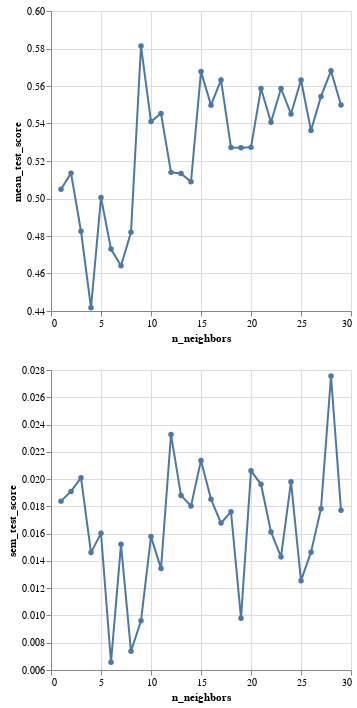

The code cell stored with this chart in its notebook:
### Markdown cell above
We will check the cross-validation accuracy estimate and the standard error for the K values from 1 to 29.

### Code cell
accuracies_grid_restbp_chol = pd.DataFrame(
    tune_grid_restbp_chol.fit(X_train_restbp_chol, y).cv_results_
)

accuracies_restbp_chol = accuracies_grid_restbp_chol[["param_kneighborsclassifier__n_neighbors", "mean_test_score", "std_test_score"]
              ].assign(
                  sem_test_score = accuracies_grid_restbp_chol["std_test_score"] / 10**(1/2)
              ).rename(
                  columns = {"param_kneighborsclassifier__n_neighbors" : "n_neighbors"}
              ).drop(
                  columns = ["std_test_score"]
              )

accuracy_k_grid_restbp_chol = (
    alt.Chart(accuracies_restbp_chol)
    .mark_line(point=True)
    .encode(
      alt.X(alt.repeat("column"), type='quantitative'),
      alt.Y(alt.repeat("row"), type='quantitative', scale=alt.Scale(zero=False)),
    )
    .properties(width=300, height=300)
    .repeat(
      row=['mean_test_score', 'sem_test_score'],
      column=['n_neighbors']
    )
)
accuracy_k_grid_restbp_chol

### Figure 1 — Vega-Lite specification as saved in the notebook (floating-point values rounded to 4 significant figures)
{"config": {"view": {"continuousWidth": 400, "continuousHeight": 300}}, "repeat": {"column": ["n_neighbors"], "row": ["mean_test_score", "sem_test_score"]}, "spec": {"data": {"name": "data-aca9189b0a691fac4f067b3bd449a261"}, "mark": {"type": "line", "point": true}, "encoding": {"x": {"field": {"repeat": "column"}, "type": "quantitative"}, "y": {"field": {"repeat": "row"}, "scale": {"zero": false}, "type": "quantitative"}}, "height": 300, "width": 300}, "$schema": "https://vega.github.io/schema/vega-lite/v4.17.0.json", "datasets": {"data-aca9189b0a691fac4f067b3bd449a261": [{"n_neighbors": 1, "mean_test_score": 0.5049, "sem_test_score": 0.01838}, {"n_neighbors": 2, "mean_test_score": 0.5135, "sem_test_score": 0.0191}, {"n_neighbors": 3, "mean_test_score": 0.4825, "sem_test_score": 0.0201}, {"n_neighbors": 4, "mean_test_score": 0.4417, "sem_test_score": 0.01461}, {"n_neighbors": 5, "mean_test_score": 0.5005, "sem_test_score": 0.01603}, {"n_neighbors": 6, "mean_test_score": 0.473, "sem_test_score": 0.006566}, {"n_neighbors": 7, "mean_test_score": 0.4641, "sem_test_score": 0.01522}, {"n_neighbors": 8, "mean_test_score": 0.482, "sem_test_score": 0.007372}, {"n_neighbors": 9, "mean_test_score": 0.5813, "sem_test_score": 0.009615}, {"n_neighbors": 10, "mean_test_score": 0.541, "sem_test_score": 0.01578}, {"n_neighbors": 11, "mean_test_score": 0.5454, "sem_test_score": 0.01344}, {"n_neighbors": 12, "mean_test_score": 0.5139, "sem_test_score": 0.02327}, {"n_neighbors": 13, "mean_test_score": 0.5133, "sem_test_score": 0.0188}, {"n_neighbors": 14, "mean_test_score": 0.5089, "sem_test_score": 0.01802}, {"n_neighbors": 15, "mean_test_score": 0.5677, "sem_test_score": 0.02137}, {"n_neighbors": 16, "mean_test_score": 0.5498, "sem_test_score": 0.01852}, {"n_neighbors": 17, "mean_test_score": 0.5632, "sem_test_score": 0.01678}, {"n_neighbors": 18, "mean_test_score": 0.5272, "sem_test_score": 0.0176}, {"n_neighbors": 19, "mean_test_score": 0.5271, "sem_test_score": 0.0098}, {"n_neighbors": 20, "mean_test_score": 0.5273, "sem_test_score": 0.02061}, {"n_neighbors": 21, "mean_test_score": 0.5587, "sem_test_score": 0.01962}, {"n_neighbors": 22, "mean_test_score": 0.5407, "sem_test_score": 0.01613}, {"n_neighbors": 23, "mean_test_score": 0.5587, "sem_test_score": 0.0143}, {"n_neighbors": 24, "mean_test_score": 0.5451, "sem_test_score": 0.0198}, {"n_neighbors": 25, "mean_test_score": 0.5632, "sem_test_score": 0.01255}, {"n_neighbors": 26, "mean_test_score": 0.5363, "sem_test_score": 0.01464}, {"n_neighbors": 27, "mean_test_score": 0.5544, "sem_test_score": 0.01783}, {"n_neighbors": 28, "mean_test_score": 0.5681, "sem_test_score": 0.02756}, {"n_neighbors": 29, "mean_test_score": 0.5499, "sem_test_score": 0.01771}]}}
